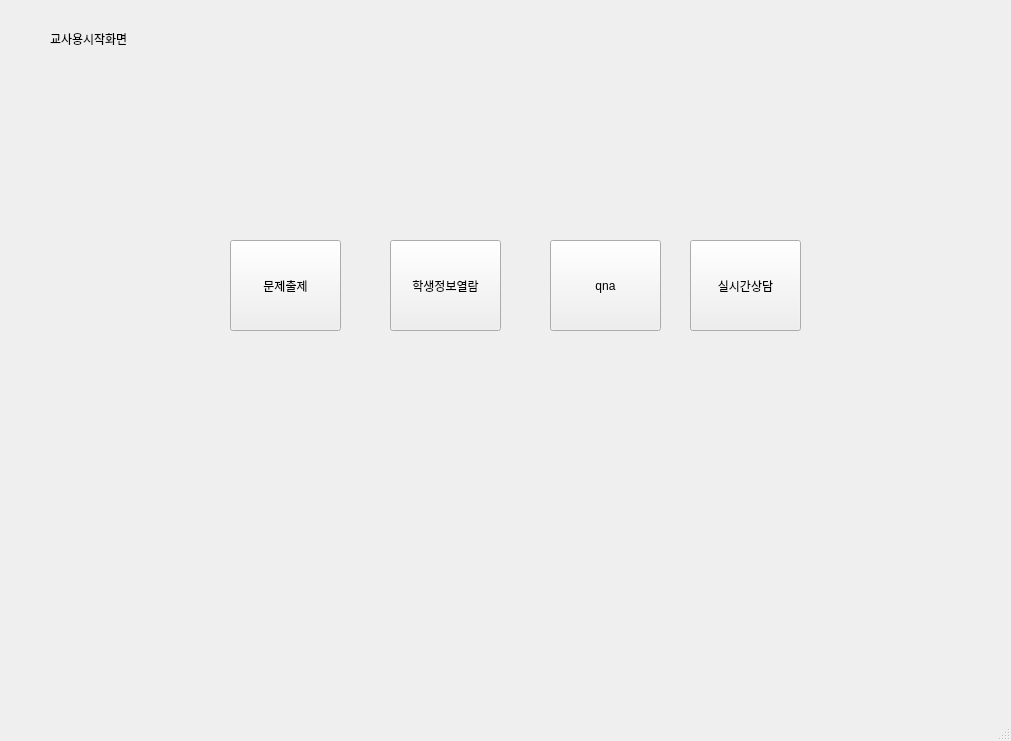
<?xml version="1.0" encoding="UTF-8"?>
<ui version="4.0">
 <class>MainWindow</class>
 <widget class="QMainWindow" name="MainWindow">
  <property name="geometry">
   <rect>
    <x>0</x>
    <y>0</y>
    <width>1011</width>
    <height>741</height>
   </rect>
  </property>
  <property name="windowTitle">
   <string>MainWindow</string>
  </property>
  <widget class="QWidget" name="centralwidget">
   <widget class="QStackedWidget" name="stackedWidget">
    <property name="geometry">
     <rect>
      <x>30</x>
      <y>20</y>
      <width>941</width>
      <height>651</height>
     </rect>
    </property>
    <property name="currentIndex">
     <number>0</number>
    </property>
    <widget class="QWidget" name="start_page">
     <widget class="QLabel" name="start_page_label">
      <property name="geometry">
       <rect>
        <x>20</x>
        <y>10</y>
        <width>101</width>
        <height>17</height>
       </rect>
      </property>
      <property name="text">
       <string>교사용시작화면</string>
      </property>
     </widget>
     <widget class="QPushButton" name="q_upload_btn">
      <property name="geometry">
       <rect>
        <x>200</x>
        <y>220</y>
        <width>111</width>
        <height>91</height>
       </rect>
      </property>
      <property name="text">
       <string>문제출제</string>
      </property>
     </widget>
     <widget class="QPushButton" name="s_info_btn">
      <property name="geometry">
       <rect>
        <x>360</x>
        <y>220</y>
        <width>111</width>
        <height>91</height>
       </rect>
      </property>
      <property name="text">
       <string>학생정보열람</string>
      </property>
     </widget>
     <widget class="QPushButton" name="qna_btn">
      <property name="geometry">
       <rect>
        <x>520</x>
        <y>220</y>
        <width>111</width>
        <height>91</height>
       </rect>
      </property>
      <property name="text">
       <string>qna</string>
      </property>
     </widget>
     <widget class="QPushButton" name="chat_btn">
      <property name="geometry">
       <rect>
        <x>660</x>
        <y>220</y>
        <width>111</width>
        <height>91</height>
       </rect>
      </property>
      <property name="text">
       <string>실시간상담</string>
      </property>
     </widget>
    </widget>
    <widget class="QWidget" name="q_upload_page">
     <widget class="QLabel" name="q_upload_label">
      <property name="geometry">
       <rect>
        <x>10</x>
        <y>10</y>
        <width>91</width>
        <height>17</height>
       </rect>
      </property>
      <property name="text">
       <string>문제출제화면</string>
      </property>
     </widget>
     <widget class="QPushButton" name="upload_back_btn">
      <property name="geometry">
       <rect>
        <x>800</x>
        <y>590</y>
        <width>101</width>
        <height>41</height>
       </rect>
      </property>
      <property name="text">
       <string>뒤로가기</string>
      </property>
     </widget>
     <widget class="QListWidget" name="q_list">
      <property name="geometry">
       <rect>
        <x>20</x>
        <y>60</y>
        <width>681</width>
        <height>451</height>
       </rect>
      </property>
     </widget>
     <widget class="QLineEdit" name="q_upload">
      <property name="geometry">
       <rect>
        <x>120</x>
        <y>520</y>
        <width>261</width>
        <height>41</height>
       </rect>
      </property>
      <property name="text">
       <string/>
      </property>
     </widget>
     <widget class="QPushButton" name="q_list_check">
      <property name="geometry">
       <rect>
        <x>680</x>
        <y>590</y>
        <width>91</width>
        <height>41</height>
       </rect>
      </property>
      <property name="text">
       <string>PushButton</string>
      </property>
     </widget>
     <widget class="QPushButton" name="q_send_btn">
      <property name="geometry">
       <rect>
        <x>550</x>
        <y>590</y>
        <width>91</width>
        <height>41</height>
       </rect>
      </property>
      <property name="text">
       <string>PushButton</string>
      </property>
     </widget>
     <widget class="QLineEdit" name="a_upload">
      <property name="geometry">
       <rect>
        <x>120</x>
        <y>570</y>
        <width>261</width>
        <height>41</height>
       </rect>
      </property>
     </widget>
     <widget class="QLabel" name="q_up_label">
      <property name="geometry">
       <rect>
        <x>30</x>
        <y>530</y>
        <width>67</width>
        <height>17</height>
       </rect>
      </property>
      <property name="text">
       <string>TextLabel</string>
      </property>
     </widget>
     <widget class="QLabel" name="a_up_label">
      <property name="geometry">
       <rect>
        <x>30</x>
        <y>580</y>
        <width>67</width>
        <height>17</height>
       </rect>
      </property>
      <property name="text">
       <string>TextLabel</string>
      </property>
     </widget>
    </widget>
    <widget class="QWidget" name="s_info_page">
     <widget class="QLabel" name="s_info_label">
      <property name="geometry">
       <rect>
        <x>10</x>
        <y>10</y>
        <width>91</width>
        <height>17</height>
       </rect>
      </property>
      <property name="text">
       <string>학생정보열람</string>
      </property>
     </widget>
     <widget class="QTextBrowser" name="s_info_browser">
      <property name="geometry">
       <rect>
        <x>30</x>
        <y>70</y>
        <width>681</width>
        <height>441</height>
       </rect>
      </property>
     </widget>
     <widget class="QPushButton" name="info_back_btn">
      <property name="geometry">
       <rect>
        <x>800</x>
        <y>590</y>
        <width>101</width>
        <height>41</height>
       </rect>
      </property>
      <property name="text">
       <string>뒤로가기</string>
      </property>
     </widget>
     <widget class="QLineEdit" name="s_info_inputname">
      <property name="geometry">
       <rect>
        <x>30</x>
        <y>530</y>
        <width>681</width>
        <height>41</height>
       </rect>
      </property>
     </widget>
    </widget>
    <widget class="QWidget" name="qna_page">
     <widget class="QLabel" name="qna_label">
      <property name="geometry">
       <rect>
        <x>10</x>
        <y>10</y>
        <width>91</width>
        <height>21</height>
       </rect>
      </property>
      <property name="text">
       <string>Q&amp;A 게시판</string>
      </property>
     </widget>
     <widget class="QTableWidget" name="qna_list">
      <property name="geometry">
       <rect>
        <x>20</x>
        <y>50</y>
        <width>884</width>
        <height>531</height>
       </rect>
      </property>
      <property name="minimumSize">
       <size>
        <width>884</width>
        <height>531</height>
       </size>
      </property>
      <property name="maximumSize">
       <size>
        <width>884</width>
        <height>16777215</height>
       </size>
      </property>
      <row>
       <property name="text">
        <string>1</string>
       </property>
      </row>
      <row>
       <property name="text">
        <string>2</string>
       </property>
      </row>
      <row>
       <property name="text">
        <string>3</string>
       </property>
      </row>
      <row>
       <property name="text">
        <string>4</string>
       </property>
      </row>
      <column>
       <property name="text">
        <string>학생 이름</string>
       </property>
      </column>
      <column>
       <property name="text">
        <string>질문 내용</string>
       </property>
      </column>
      <column>
       <property name="text">
        <string>답변</string>
       </property>
      </column>
     </widget>
     <widget class="QPushButton" name="qna_back_btn">
      <property name="geometry">
       <rect>
        <x>800</x>
        <y>590</y>
        <width>101</width>
        <height>41</height>
       </rect>
      </property>
      <property name="text">
       <string>뒤로가기</string>
      </property>
     </widget>
     <widget class="QPushButton" name="qna_check">
      <property name="geometry">
       <rect>
        <x>830</x>
        <y>20</y>
        <width>61</width>
        <height>21</height>
       </rect>
      </property>
      <property name="text">
       <string>PushButton</string>
      </property>
     </widget>
     <widget class="QLabel" name="qna_alabel">
      <property name="geometry">
       <rect>
        <x>40</x>
        <y>600</y>
        <width>67</width>
        <height>21</height>
       </rect>
      </property>
      <property name="text">
       <string>TextLabel</string>
      </property>
     </widget>
     <widget class="QLineEdit" name="qna_ainput">
      <property name="geometry">
       <rect>
        <x>110</x>
        <y>600</y>
        <width>531</width>
        <height>25</height>
       </rect>
      </property>
     </widget>
     <widget class="QPushButton" name="qna_aupload">
      <property name="geometry">
       <rect>
        <x>680</x>
        <y>590</y>
        <width>89</width>
        <height>41</height>
       </rect>
      </property>
      <property name="text">
       <string>PushButton</string>
      </property>
     </widget>
     <widget class="QLabel" name="qna_aex">
      <property name="geometry">
       <rect>
        <x>110</x>
        <y>630</y>
        <width>531</width>
        <height>17</height>
       </rect>
      </property>
      <property name="text">
       <string>TextLabel</string>
      </property>
     </widget>
    </widget>
    <widget class="QWidget" name="chat_page">
     <widget class="QLabel" name="chat_label">
      <property name="geometry">
       <rect>
        <x>10</x>
        <y>10</y>
        <width>71</width>
        <height>17</height>
       </rect>
      </property>
      <property name="text">
       <string>실시간상담</string>
      </property>
     </widget>
     <widget class="QTextBrowser" name="chat_window">
      <property name="geometry">
       <rect>
        <x>30</x>
        <y>60</y>
        <width>671</width>
        <height>441</height>
       </rect>
      </property>
     </widget>
     <widget class="QPushButton" name="chat_back_btn">
      <property name="geometry">
       <rect>
        <x>800</x>
        <y>590</y>
        <width>101</width>
        <height>41</height>
       </rect>
      </property>
      <property name="text">
       <string>뒤로가기</string>
      </property>
     </widget>
     <widget class="QLineEdit" name="chat_input">
      <property name="geometry">
       <rect>
        <x>30</x>
        <y>520</y>
        <width>671</width>
        <height>41</height>
       </rect>
      </property>
     </widget>
    </widget>
   </widget>
  </widget>
  <widget class="QMenuBar" name="menubar">
   <property name="geometry">
    <rect>
     <x>0</x>
     <y>0</y>
     <width>1011</width>
     <height>28</height>
    </rect>
   </property>
  </widget>
  <widget class="QStatusBar" name="statusbar"/>
 </widget>
 <resources/>
 <connections/>
</ui>
